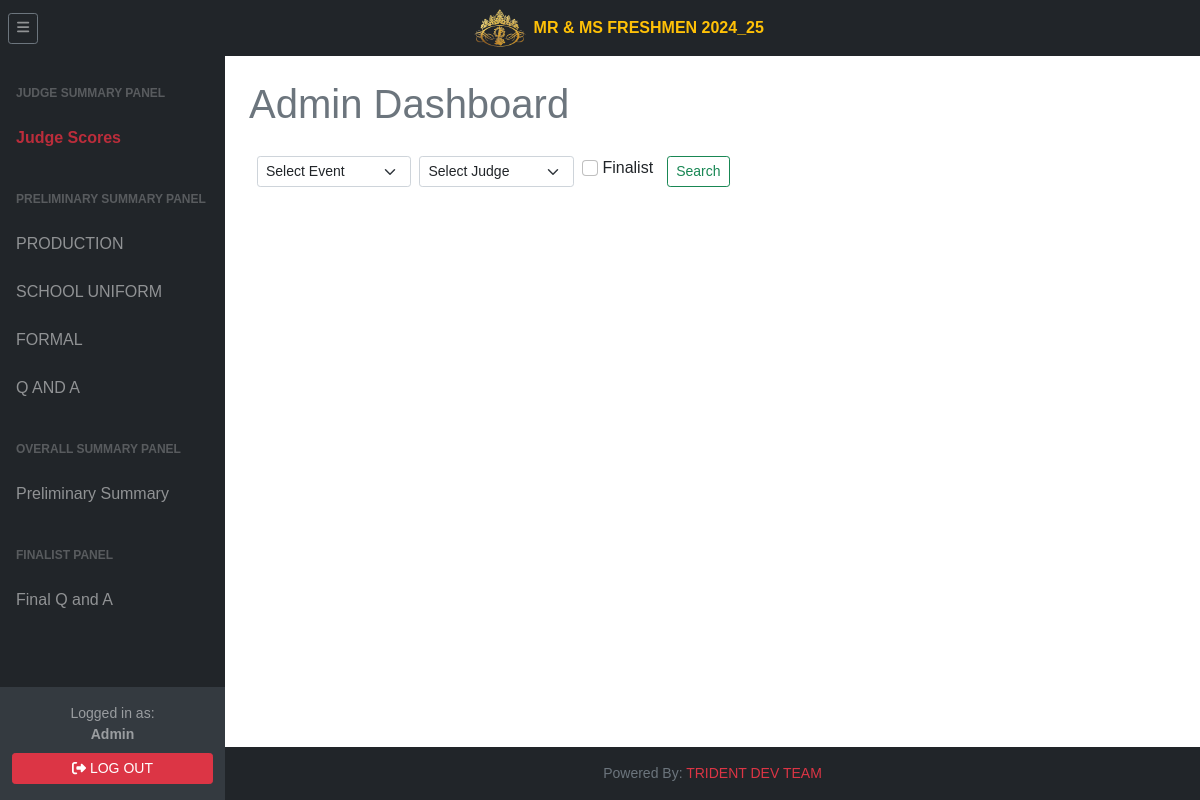
Page /tri.admin/adminJudgeAjax.php (signed in) on the committed database.
### tables this page shows
CREATE TABLE `setting` (
  `id` int(11) NOT NULL AUTO_INCREMENT,
  `condition_final` varchar(10) DEFAULT NULL,
  `pageant_name` varchar(255) DEFAULT NULL,
  `isGeneral` varchar(4) DEFAULT NULL,
  `logo` varchar(255) DEFAULT NULL,
  `cover_photo` varchar(255) DEFAULT NULL,
  `weighted_scoring` tinyint(4) DEFAULT NULL,
  PRIMARY KEY (`id`)
);

CREATE TABLE `event` (
  `id` int(11) NOT NULL AUTO_INCREMENT,
  `code` varchar(10) DEFAULT NULL,
  `event_type` varchar(6) DEFAULT NULL,
  `event_name` varchar(45) DEFAULT NULL,
  `event_percentage` varchar(10) DEFAULT NULL,
  `added_by` varchar(10) DEFAULT NULL,
  `added_timestamp` timestamp NULL DEFAULT NULL,
  `updated_by` varchar(10) DEFAULT NULL,
  `updated_timestamp` timestamp NULL DEFAULT NULL,
  PRIMARY KEY (`id`)
);

CREATE TABLE `user` (
  `id` int(11) NOT NULL AUTO_INCREMENT,
  `code` varchar(16) DEFAULT NULL,
  `username` varchar(90) DEFAULT NULL,
  `password` varchar(255) DEFAULT NULL,
  `name` varchar(45) DEFAULT NULL,
  `types` varchar(45) DEFAULT NULL,
  `category` varchar(15) DEFAULT NULL,
  `status` tinyint(1) DEFAULT NULL,
  `added_by` varchar(16) DEFAULT NULL,
  `added_timestamp` timestamp NULL DEFAULT NULL,
  `updated_by` varchar(16) DEFAULT NULL,
  `updated_timestamp` timestamp NULL DEFAULT NULL,
  PRIMARY KEY (`id`)
);

### include/settings.php (called while the page is built, shortened)
<?php
$settings = mysqli_query($db, "SELECT * FROM setting") or die('query failed');
$fetchSettings = [];
if(mysqli_num_rows($settings) > 0){
    $fetchSettings = mysqli_fetch_assoc($settings);
}
$logo = $fetchSettings['logo'] ?? 'logo.png';
?>

### include/admininclude/adminSession.php (called while the page is built, shortened)
<?php
$admin = $_SESSION['admin'];
?>

### tri.admin/adminJudgeAjax.php (the view, shortened to what this page needs)
<?php
    require '../include/connector/dbconn.php';
    require '../include/admininclude/adminSession.php';
    include "../include/settings.php";
?>
<!DOCTYPE html>
<html lang="en">
    <head>
        <link href="../css/dataTable.css" rel="stylesheet" />
        <link href="../css/custom-table.css" rel="stylesheet" />
        <link href="../css/styles.css" rel="stylesheet" />
        <link rel="stylesheet" href="../css/jquery-ui.min.css">
    </head>
    <body class="sb-nav-fixed">
    <?php include "../include/topNav.php";?>
        <div id="layoutSidenav">
            <div id="layoutSidenav_nav">
            <?php include "../include/admininclude/adminSideNav.php";?>
            </div>
            <div id="layoutSidenav_content">
                <main>
                    <div class="container-fluid px-4">
                        <h1 class="mt-4 text-muted">Admin Dashboard</h1>
                            <section class="mb-3">
                                <div class="criteria justify-content-center mt-4 mb-5">
                                    <?php
                                        echo '<form id="eventForm" method="get">';
                                            echo '<div class="input-group mb-3">';
                                                echo '<div class="col-sm-2 ms-2 mt-1">';
                                                $categoryQuery = eventListAll;
                                                $resultCategory = mysqli_query($db, $categoryQuery);
                                                if ($resultCategory->num_rows > 0) {
                                                    echo '<select class="event_selected form-select form-select-sm" name="selected_evnts" required>';
                                                    echo '<option value="" selected disabled>Select Event</option>';
                                                    echo '</select>';
                                                }
                                                echo '</div>';
                                                echo '<div class="col-sm-2 ms-2 mt-1">';
                                                $judgesQuery = judgeList;
                                                $resultJudges = mysqli_query($db, $judgesQuery);
                                                if ($resultJudges->num_rows > 0) {
                                                    echo '<select class="event_judge_selected form-select form-select-sm" name="selected_judge" required>';
                                                    echo '<option value="" selected disabled>Select Judge</option>';
                                                    echo '</select>';
                                                }
                                                echo '</div class>';
                                                echo '<div class="col-sm-1 ms-2 mt-1">';
                                                $isFinal = isset($_GET['isFinal']) ? $_GET['isFinal'] : null;
                                                echo '  <input class="form-check-input" type="checkbox" name="isFinal" id="isFinal" value = "1" '. ($isFinal == 1 ? "checked" : "") .'>
                                                        <label class="form-check-label" for="Finalist?">
                                                            Finalist
                                                        </label>
                                                        ';
                                                echo '</div>';
                                                echo '<div class="col-sm-3 ms-2 mt-1">
                                                        <button class="btn btn-sm btn-outline-success" type="submit" id="sort" name="sort">Search</button>
                                                    </div>';
                                            echo '</div>';
                                        echo '</form>';
                                    ?>
                                </div>
                            </section>
                    </div>
                </main>
                <?php include "../include/footer.php";?>
            </div>
        </div>
    </body>
</html>

### include/topNav.php
<nav class="sb-topnav navbar navbar-expand navbar-dark bg-dark">
            <?php
                $pageantName = isset($fetchSettings['pageant_name']) && $fetchSettings['pageant_name'] !== '' ? htmlspecialchars($fetchSettings['pageant_name']) : 'Pageant';
            ?>
            <button class="btn btn-link btn-sm order-1 order-lg-0 me-3 me-lg-0 ms-2 border border-secondary" id="sidebarToggle" href="#!"><i class="fas fa-bars"></i></button>
            <div class="mx-auto d-flex align-items-center">
                <img src="../assets/img/<?=$logo?>" alt="Logo" height="40" class="me-2">
                <span class="text-warning fw-bold" style="font-size: 1rem;"><?= $pageantName ?></span>
            </div>
</nav>

### include/admininclude/adminSideNav.php (shortened to what this page needs)
<?php
         $select = mysqli_query($db, "SELECT * FROM user WHERE code = '$admin' ") or die('query failed');
         if(mysqli_num_rows($select) > 0){
            $fetch = mysqli_fetch_assoc($select);
         }
?>
<div id="layoutSidenav_nav">
                <nav class="sb-sidenav accordion sb-sidenav-dark" id="sidenavAccordion">
                    <div class="sb-sidenav-menu">
                        <div class="nav category-buttons">
                        <div class="sb-sidenav-menu-heading">Judge Summary Panel</div>
                            <a class="event_category nav-link" href="adminJudgeAjax.php">
                                Judge Scores
                            </a>
                        <div class="sb-sidenav-menu-heading">Preliminary Summary Panel</div>
                            <?php
                                $eventCategoryQuery = eventListPreliminary;
                                $resultEventCategory = mysqli_query($db, $eventCategoryQuery);
                                if ($resultEventCategory->num_rows > 0) {
                                    foreach ($resultEventCategory as $eventCategoryResult) {
                                        $eventCode = htmlspecialchars($eventCategoryResult['code']);
                                        $event_name = htmlspecialchars($eventCategoryResult['event_name']);
                                        ?>
                                        <a class="event_category nav-link" href="adminHome.php#"
                                                data-code='<?= $eventCode?>'>
                                            <?= $event_name ?>
                                        </a>
                                        <?php
                                    }
                                }
                            ?>
                            <div class="sb-sidenav-menu-heading">Overall Summary Panel</div>
                            <a class="event_category nav-link" href="adminSummary.php">
                                Preliminary Summary
                            </a>
                            <div class="sb-sidenav-menu-heading">Finalist Panel</div>
                            <?php
                                $eventFinalQuery = eventListFinal;
                                $resultEventFinal = mysqli_query($db, $eventFinalQuery);
                                if ($resultEventFinal->num_rows > 0) {
                                    foreach ($resultEventFinal as $eventCategoryFinalResult) {
                                        $eventFinalCode = htmlspecialchars($eventCategoryFinalResult['code']);
                                        $event_name_final = htmlspecialchars($eventCategoryFinalResult['event_name']);
                                        ?>
                                        <a class="event_category_final nav-link" href="adminHome.php#"
                                                data-code='<?= $eventFinalCode?>'>
                                            <?= $event_name_final ?>
                                        </a>
                                        <?php
                                    }
                                }
                            ?>
                        </div>
                    </div>
                    <div class="sb-sidenav-footer py-3">
                        <div class="small text-center mb-2">Logged in as:
                            <div class="fw-bold"><?php echo $fetch['name']; ?></div>
                        </div>
                        <a href="../tri.login/logout.php" class="btn btn-danger btn-sm w-100">
                            <i class="fa-solid fa-right-from-bracket"></i> LOG OUT
                        </a>
                    </div>
                </nav>
            </div>

### tri.admin/adminJudgeAjax.php (style rules this page uses)
body { margin: 0; background-size: cover; background-position: center; background-repeat: no-repeat; background-attachment: fixed; font-family: Arial; }

### rows in the picture
setting: logo (picture), pageant_name "MR & MS FRESHMEN 2024_25"
event: event_name "PRODUCTION"
event: event_name "SCHOOL UNIFORM"
event: event_name "FORMAL"
event: event_name "Q AND A"
event: event_name "Final Q and A"
user: name "Admin"
